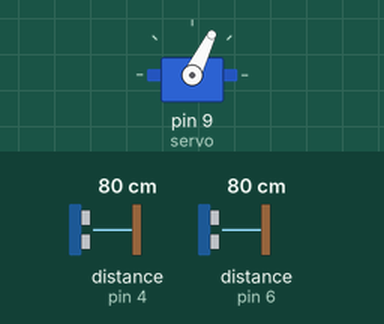
Simulated run of this sketch. Board: Arduino Uno, built with avr-gcc and run on an emulated ATmega328P. On the bench: servo. Wiring (inferred from the names in the program): 2 × ultrasonic range finder: trigger pin 3, echo pin 4 / trigger pin 7, echo pin 6. The test bench sets the inputs (shaded band); at power-on: distance to the obstacle (sensors on pin 4, pin 6) 80 cm. The echo pulse lasts 58.3 µs per cm.

Above: at 5.6 s.
6.3 s: distance to the obstacle (sensor on pin 4) set to 2 cm
At 7.6 s:
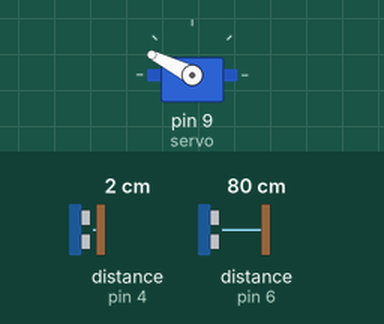
7.9 s: distance to the obstacle (sensor on pin 6) set to 2 cm
At 8.4 s:
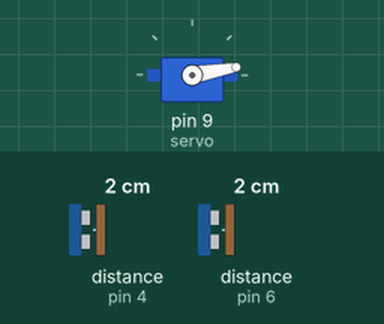
10.9 s: distance to the obstacle (sensor on pin 6) set to 9 cm
At 11.28 s:
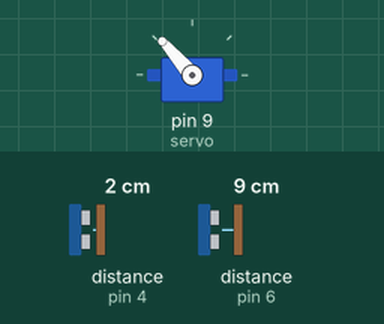
13.9 s: distance to the obstacle (sensor on pin 6) set to 18 cm
15.4 s: distance to the obstacle (sensor on pin 4) set to 18 cm
At 15.61 s:
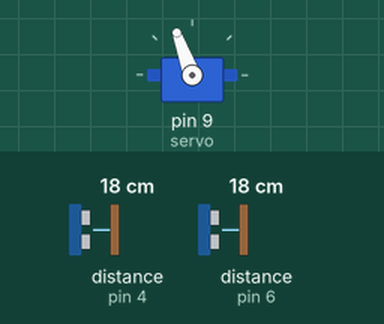
18.4 s: distance to the obstacle (sensor on pin 4) set to 60 cm
Timing chart, 0 to 21.0 s (numbered marks = the images above; inputs shaded):
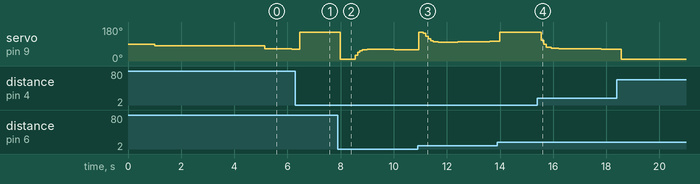

The sketch:

ball_and_beam.ino
```cpp
#include <Servo.h>
#define Umax 66 // degrees
#define Umin -66
#define Umax_rad 1.151 // radians
#define Umin_rad -1.151
#define T 0.09

const int echoPin2= 4;
const int trigPin2= 3;
const int echoPin1= 6;
const int trigPin1= 7;

Servo servo;

double setpoint, setpoint_prec;  // In METRI : 30cm --> 0.3m
double y, y_prec;
double error;
double P, I, D, U;
double I_prec=0, U_prec=0, D_prec=0;
boolean Saturation = false;

double Kp = 8.6; //
double Ki = 1.1; // 0.1
double Kd = 6.3;  //
float measure_1 (void);
float measure_2 (void);
void move_servo(int);

void setup() {

   Serial.begin(9600);

   pinMode(trigPin2, OUTPUT);
   pinMode(echoPin2, INPUT);
   pinMode(trigPin1, OUTPUT);
   pinMode(echoPin1, INPUT);
   servo.attach(9);

   delay(1000);
   move_servo(90);
   delay(2000);
   setpoint_prec = measure_2();  // blocco
   delay(1000);
   y_prec = measure_1();  // carrello
   delay(1000);

}

void loop() {

   setpoint = measure_2();  // cube   // meters
   setpoint = 0.53*setpoint + 0.47*setpoint_prec; // digital filter

   delay(3);

   y = measure_1();  // cart   // meters     (  alfa*y :   if alfa increase, y less filteres  --> so the signal is dirty but fast )
   y =  0.53*y + 0.47*y_prec; // digital filter

   delay (3);

   error = round( 100*(y - setpoint) )*0.01;

   // PID control

   P = Kp*error;

   if ( ! Saturation )  I = I_prec + T*Ki*error;

   D = (Kd/T)*(y - y_prec);

   D = 0.56*D + 0.44*D_prec;    // filter D     (  alfa*D :   if alfa increase, D less filteres  --> so the signal is dirty but fast )

   U = P + I + round(100*D)*0.01 ;  // U in radians

   // saturate control action

   if ( U < Umin_rad)  {
                        U=Umin_rad;
                        Saturation = true;
                       }

   else if ( U > Umax_rad)  {
                             U=Umax_rad;
                             Saturation = true;
                            }

   else     Saturation = false;

   U=round(U*180/M_PI);     // Transform U in degrees:   -63 < U° < 63

   U=map(U, Umin, Umax, 24, 156);

   if (U < 83 || U > 95 || abs(error) > 0.02 ) move_servo( round(U) );   // it is used to stop the servo when the setpoint is reached

   delay (24);

   //Serial.print(setpoint*100);
   //Serial.print(" ");
   //Serial.print(y*100);
   //Serial.print(" ");
   //Serial.print(U);
   //Serial.println();

   I_prec = I;
   y_prec = y;
   D_prec = D;
   setpoint_prec = setpoint;
}


float measure_1 (void) {

long elapsed_time=0;
float distance=0;

digitalWrite(trigPin1, LOW);
delayMicroseconds(10);

digitalWrite(trigPin1, HIGH);
delayMicroseconds(10);

digitalWrite(trigPin1, LOW);

elapsed_time = pulseIn(echoPin1, HIGH);
distance = (float)elapsed_time/58.2;

delay(30);

if (distance > 42) distance=43;
else if (distance < 0) distance=0;

return 0.01*(distance-1.5+0.5);   // meters

}

float measure_2 (void) {

long elapsed_time=0;
float distance=0;

digitalWrite(trigPin2, LOW);
delayMicroseconds(10);

digitalWrite(trigPin2, HIGH);
delayMicroseconds(10);

digitalWrite(trigPin2, LOW);

elapsed_time = pulseIn(echoPin2, HIGH);
distance = (float)elapsed_time/58.2;

delay(30);

if (distance > 42) distance=43;
else if (distance < 0) distance=0;

return 0.01*(distance+2);   // meters    +2cm to get the center of the cube

}

void move_servo(int u) {

servo.write(u-map(u, 30, 150, 14, 3));

}
```

Measured:
- after the input at 7.9 s, servo on pin 9 (servo): 153° → 10° after 0.09 s, → 30° 0.55 s later, → 46° 0.09 s later, → 55° 0.09 s later, … (11 changes in this stretch)
- after the input at 15.4 s, servo on pin 9 (servo): moves from 153° to 61° over 2.8 s, starting after 0.16 s
